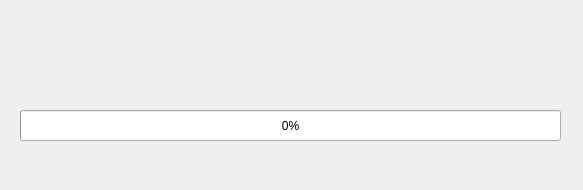
<?xml version="1.0" encoding="UTF-8"?>
<ui version="4.0">
 <class>Dialog</class>
 <widget class="QDialog" name="Dialog">
  <property name="geometry">
   <rect>
    <x>0</x>
    <y>0</y>
    <width>583</width>
    <height>190</height>
   </rect>
  </property>
  <property name="windowTitle">
   <string>Dialog</string>
  </property>
  <widget class="QProgressBar" name="progressBar">
   <property name="geometry">
    <rect>
     <x>20</x>
     <y>110</y>
     <width>541</width>
     <height>31</height>
    </rect>
   </property>
   <property name="maximum">
    <number>10000</number>
   </property>
   <property name="value">
    <number>0</number>
   </property>
   <property name="alignment">
    <set>Qt::AlignCenter</set>
   </property>
   <property name="textVisible">
    <bool>true</bool>
   </property>
   <property name="orientation">
    <enum>Qt::Horizontal</enum>
   </property>
   <property name="format">
    <string>%p%</string>
   </property>
  </widget>
  <widget class="QLabel" name="label">
   <property name="geometry">
    <rect>
     <x>0</x>
     <y>50</y>
     <width>581</width>
     <height>20</height>
    </rect>
   </property>
   <property name="text">
    <string/>
   </property>
   <property name="alignment">
    <set>Qt::AlignCenter</set>
   </property>
  </widget>
 </widget>
 <resources/>
 <connections/>
</ui>
